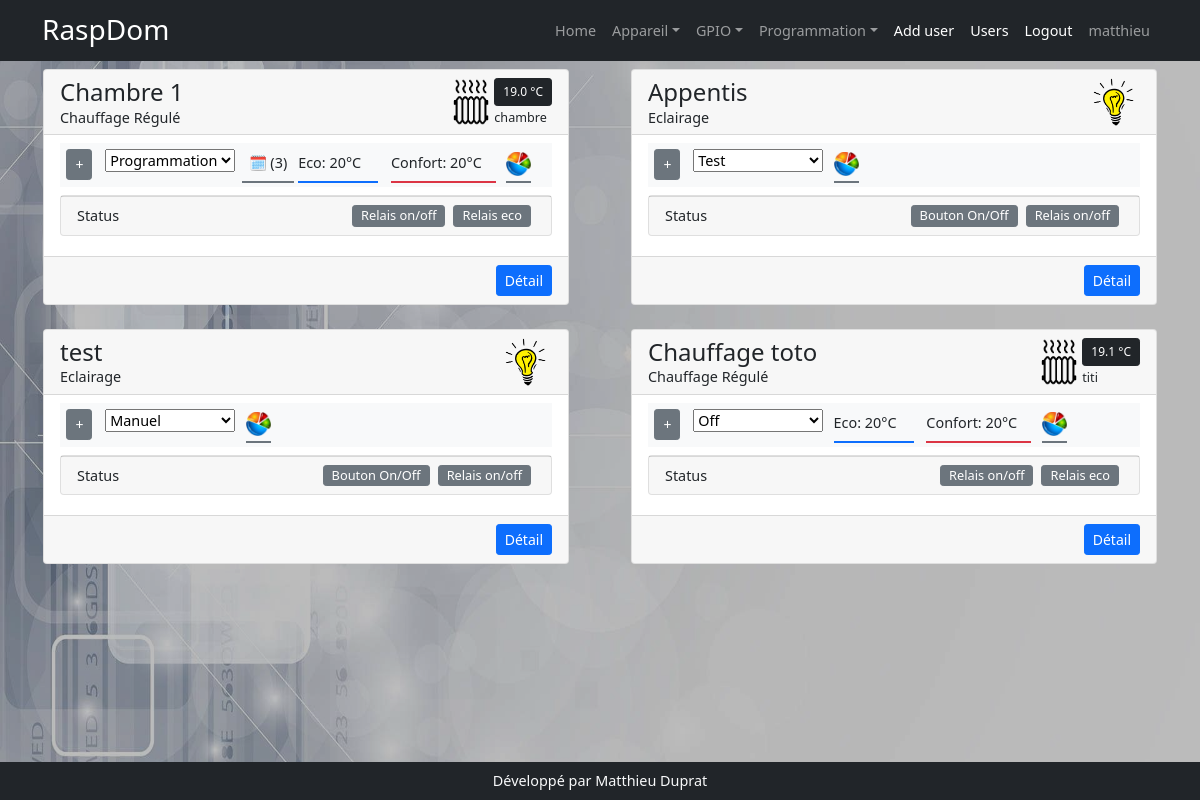
Screenshot of / (signed in) with the database file from the repository.
### models.py (models this page shows, shortened)
class User(UserMixin, db.Model):
    id = db.Column(db.Integer(), primary_key=True)
    username = db.Column(db.String(200))
    first_name = db.Column(db.String(200))
    last_name = db.Column(db.String(200))
    email = db.Column(db.String(200))
    password = db.Column(db.String(200))

class Appareil(db.Model):
    id = db.Column(db.Integer, primary_key=True)
    nom = db.Column(db.String(200))
    description = db.Column(db.String(200))
    categorieappareil = db.Column(db.String(200), nullable=True)
    sortie = db.Column(db.String(200), nullable=True)
    image = db.Column(db.String(200), nullable=True)
    gpios = db.relationship('Gpio', backref='appareil', lazy=True)
    order_gpio = db.Column(db.String(200))
    nbre_gpio = db.Column(db.Integer)
    programmations = db.relationship('Programmation', backref='appareil_programmation', lazy=True)
    mode_de_marche = db.relationship('ModeDeMarche', uselist=False,  backref='appareil_mode_de_marche', lazy=True)
    auto = db.relationship('Auto', uselist=False, backref='appareil_auto', lazy=True)
    sonde_id = db.Column(db.Integer, db.ForeignKey('sonde.id'))
    sonde = db.relationship('Sonde', uselist=False, backref='appareil_sonde', lazy=True)
    manuel = db.relationship('Manuel', uselist=False, backref='appareil_ordre', lazy=True)
    label = db.Column(db.String(250))

class ValeurSonde(db.Model):
    id = db.Column(db.Integer, primary_key=True)
    valeur = db.Column(db.Float())
    sonde_id = db.Column(db.Integer, db.ForeignKey('sonde.id'), nullable=False)

class Sonde(db.Model):
    id = db.Column(db.Integer, primary_key=True)
    nom = db.Column(db.String(200))
    min = db.Column(db.Float())
    max = db.Column(db.Float())
    unite = db.Column(db.String(20), default='')
    present = db.Column(db.Boolean(),default=False)
    appareil = db.relationship('Appareil', backref='appareil_sonde', lazy=True)
    en_service = db.Column(db.Boolean(), default=False)
    info = db.Column(db.String(200))
    chemin = db.Column(db.String(200))
    type_sonde = db.Column(db.String(20))
    sonde_valeur_id = db.relationship('ValeurSonde', backref='sonde_valeur', uselist=False, lazy=True, cascade="delete")

class ModeDeMarche(db.Model):
    id = db.Column(db.Integer, primary_key=True)
    appareil_id = db.Column(db.Integer,db.ForeignKey('appareil.id'), nullable=False)
    mode_de_marche = db.Column(db.String(200), default='off')

class Gpio(db.Model):
    id = db.Column(db.Integer, primary_key=True)
    nom = db.Column(db.String(200))
    mode = db.Column(db.String(10))
    valeur = db.Column(db.String(10))
    info = db.Column(db.String(200))
    appareil_id = db.Column(db.Integer, db.ForeignKey('appareil.id'), nullable=True, default='')

### app.py (the view)
@app.route('/')
@login_required
def index():
    appareils = Appareil.query.all()
    labels = dict()
    instances = list()
    for appareil in appareils:
        instances.append({'modelAppareil':appareil,'instanceAppareil':(globals()[appareil.categorieappareil])})
    gpios = Gpio.query.order_by('appareil_id').all()
    programmations = Programmation.query.order_by('appareil').all()
    return render_template('index.html', appareils=appareils, gpios=gpios, programmations=programmations, instances=instances)

### app.py (called while the page is built)
@login_manager.user_loader
def user_load(user_id):
    return User.query.get(user_id)

### templates/index.html (shortened to what this page needs)
{% extends 'base.html' %}
{% block style %}
    <link href="{{ url_for('static', filename='css/media_query.css') }}" rel="stylesheet" />
{% endblock %}
{% block content %}
<div class="row row-cols-1 row-cols-md-2 rows-cols-lg-3 pb-2 g-4 mx-auto">
    {% for instance in instances %}
      <div class="col mx-auto" style="max-width:550px">
        <div class="card ">
            <div class="card-header d-flex justify-content-between" style="height:65px">
                <div class="">
                    <h2 class="m-0">{{instance.modelAppareil.nom}}</h2>
                    <span>{{instance.instanceAppareil.label.__doc__}}</span>
                </div>
                <div class="d-flex">
                    {% if instance.modelAppareil.categorieappareil=='Eclairage' %}
                    <span style="width:47px">
                        <img src="{{url_for('static',filename='assets/ampoule.png')}}"  height="100%">
                    </span>
                    {% else %}
                     <span style="width:47px">
                        <img src="{{url_for('static',filename='assets/radiator.png')}}"  height="100%">
                    </span>
                    {% endif %}
                    {% if instance.modelAppareil.appareil_sonde.sonde_valeur_id %}
                    <div class="d-flex flex-column">
                    <div>
                         <span class="btn btn-sm btn-dark" style="font-size:0.75rem">{{instance.modelAppareil.appareil_sonde.sonde_valeur_id.valeur|round(1, 'floor') }}
                             {% if instance.modelAppareil.appareil_sonde.unite == 'deg' %}
                             °C
                             {% endif %}
                         </span>
                    </div>
                    <div>
                        <small>{{instance.modelAppareil.appareil_sonde.info }}</small>
                    </div>
                    </div>
                    {% endif %}
                </div>
            </div>
            <div class="card-body " style="padding-top:0.5rem">
                <div class="row d-flex bg-light text-dark justify-content-start pb-1 mx-auto" >
                    <div class="col-12 col-md-6 d-flex mx-0 px-0" style="width:max-content">
                    <div class="btn btn-sm btn-secondary md-btn-display md-panel" data-target="md-table-{{instance.modelAppareil.id}}" style="height:max-content">+</div>
                    <form class="" action="" method="post" enctype="multipart/form-data">
                        <select name="mdm" id="" class="md-panel"  data-appareil="{{instance.modelAppareil.id}}">
                            {% for data in instance.instanceAppareil.choices_mdm %}
                            <option value="{{data[0]}}" {% if data[0]==instance.modelAppareil.mode_de_marche.mode_de_marche %} selected="" {% endif %}>{{data[1]}}</option>
                            {% endfor %}
                        </select>
                    </form>
                    {% if instance.modelAppareil.mode_de_marche.mode_de_marche=="prog" %}
                    <div data-bs-toggle="modal" data-bs-target="#exampleModal" data-appareil="{{instance.modelAppareil.id}}" data-span="md-calendar-{{instance.modelAppareil.id}}" class="border-bottom border-secondary border-2" style="cursor:pointer;height:max-content; margin-top:2px; padding:7px 7px" >🗓 ({{instance.modelAppareil.programmations|length}})</div>
                    {% endif %}
                    </div>
                    <div class="col-12 col-md-6 d-flex mx-0 px-0" style="width:max-content">
                    {% if instance.modelAppareil.sonde %}
                    <div class=" d-flex flex-row  px-0" style="z-index:8;" >
                        <div style="cursor: pointer;text-align:left" class=" ms-1 md-panel border-bottom border-primary border-2 ">
                            <div data-target-cursor="md-cursoreco-{{instance.modelAppareil.id}}" class="md-setting"
                                 style="width:80px;margin-top: 3px;padding-bottom: 7px;">Eco:
                                <span data-target-cursor="md-cursoreco-{{instance.modelAppareil.id}}" class="" type="text" name=""
                                      id="eco-{{instance.modelAppareil.id}}"
                                      style="cursor: pointer;width:33px; border:none" ></span>°C
                            </div>
                        </div>
                        <div style="cursor: pointer;text-align:left; width:105px;" class=" md-panel border-bottom border-danger border-2">
                            <div data-target-cursor="md-cursorconfort-{{instance.modelAppareil.id}}"  class="md-setting"
                            style="width:110px;margin-top: 3px;padding-bottom: 7px;">Confort:
                                <span data-target-cursor="md-cursorconfort-{{instance.modelAppareil.id}}" class="" type="text" name=""
                                      id="confort-{{instance.modelAppareil.id}}"
                                      style="cursor: pointer;width:33px; border:none" ></span>°C
                            </div>
                        </div>
                    </div>
                    {% endif %}
                    <div class="ms-1 " >
                        <img style="padding-bottom: 5px;margin-top: 9px;" class="border-bottom border-2 border-secondary" data-targethistogramme="{{instance.modelAppareil.id}}" src="{{url_for('static',filename='assets/histogramme.png')}}" width="25px">
                    </div>
                    </div>
                </div>
                <div class="md-status mt-2" >
                    <div class="card px-0"  >
                        <div class="card-footer d-flex ">Status
                            <div class="d-flex justify-content-end w-100 ">
                                {% for gpio in instance.modelAppareil.gpios %}
                                    <div style="font-size:0.8rem " class="btn btn-sm btn-secondary mx-1 py-0" data-gpio="{{gpio.valeur}}">{{gpio.info}}</div>
                                {% endfor %}
                            </div>
                        </div>
                    </div>
                </div>
            </div>
            <div class="card-footer text-end mt-1" >
                <a href="{{url_for('edit_appareil', appareil_id=instance.modelAppareil.id)}}" class="btn btn-sm btn-primary ">Détail</a>
            </div>
        </div>
      </div>
    {% endfor %}
</div>
{% endblock %}

### templates/base.html (shortened to what this page needs)
<!DOCTYPE html>
<html lang="fr">
    <head>
        <link href="{{ url_for('static', filename='css/styles.css') }}" rel="stylesheet" />
        {% block style %}
        {% endblock %}
    </head>
    <body>
    <img id="img-bck" src="{{ url_for('static', filename='assets/domo.jpg') }}">
        <nav class="navbar navbar-expand-lg navbar-dark bg-dark">
            <div class="container">
                <a class="navbar-brand" href="{{url_for('index')}}">
          <span class="h3">RaspDom</span></a>
                <div class="collapse navbar-collapse" id="navbarSupportedContent">
                    <ul class="navbar-nav ms-auto mb-2 mb-lg-0">
                        {% if current_user.is_authenticated %}
                         <li class="nav-item" ><a class="nav-link" href="{{ url_for('index')}}">Home</a></li>
                        <li class="nav-item dropdown">
                            <a class="nav-link dropdown-toggle" id="navbarDropdown" href="#" role="button" data-bs-toggle="dropdown" aria-expanded="false">Appareil</a>
                        </li>
                        <li class="nav-item dropdown">
                            <a class="nav-link dropdown-toggle" id="navbarDropdown" href="#" role="button" data-bs-toggle="dropdown" aria-expanded="false">GPIO</a>
                        </li>
                        <li class="nav-item dropdown">
                            <a class="nav-link dropdown-toggle" id="navbarDropdown" href="#" role="button" data-bs-toggle="dropdown" aria-expanded="false">Programmation</a>
                        </li>
                        <li class="nav-item"><a class="nav-link active" aria-current="page" href="{{url_for('user')}}">Add user</a></li>
                        <li class="nav-item"><a class="nav-link active" aria-current="page" href="{{url_for('users')}}">Users</a></li>
                        <li class="nav-item"><a class="nav-link active" aria-current="page" href="{{url_for('logout')}}">Logout</a></li>
                        <li class="nav-item"><a class="nav-link" href="{{url_for('profil')}}">{{current_user.username}}</a></li>
                        {% else %}
                            <li class="nav-item"><a class="nav-link active" aria-current="page" href="{{url_for('login')}}">Login</a></li>
                        {% endif %}
                    </ul>
                </div>
            </div>
        </nav>
        <div class="container-fluid pt-2" style="max-height:84vh; overflow:auto">
            {% block content %}
            {% endblock %}
        </div>
        <div class="bg-dark text-light text-center py-2" style="position:absolute; width:100%; bottom:0px">
            Développé par Matthieu Duprat
        </div>
    </body>
</html>

### static/css/media_query.css (style rules this page uses)
.md-panel { margin-top:0.4rem; margin-right: 0.4rem; margin-left: 0.4rem; height: min-content; }
[data-targethistogramme] { cursor:pointer; }

### rows the page displays
User: username "matthieu"
Appareil: modelAppareil.nom "Chambre 1", categorieappareil "ChauffageR" (drawn)
ValeurSonde: modelAppareil.appareil_sonde.sonde_valeur_id.valeur "19.0"
Sonde: modelAppareil.appareil_sonde.info "chambre"
ModeDeMarche: mdm "Programmation"
Gpio: info "Relais on/off"
Gpio: info "Relais eco"
Appareil: modelAppareil.nom "Appentis", categorieappareil "Eclairage" (drawn)
ModeDeMarche: mdm "Test"
Gpio: info "Bouton On/Off"
Gpio: info "Relais on/off"
Appareil: modelAppareil.nom "test", categorieappareil "Eclairage" (drawn)
ModeDeMarche: mdm "Manuel"
Gpio: info "Bouton On/Off"
Gpio: info "Relais on/off"
Appareil: modelAppareil.nom "Chauffage toto", categorieappareil "ChauffageR" (drawn)
ValeurSonde: modelAppareil.appareil_sonde.sonde_valeur_id.valeur "19.1"
Sonde: modelAppareil.appareil_sonde.info "titi"
ModeDeMarche: mdm "Off"
Gpio: info "Relais on/off"
Gpio: info "Relais eco"

### other values shown
{{ instance.instanceAppareil.label.__doc__ }} "Chauffage Régulé" "Eclairage" "Eclairage" "Chauffage Régulé"
{{ instance.modelAppareil.programmations|length }} "3"
